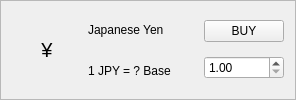
                 <widget class="QFrame" name="card_jpy">
                  <property name="minimumSize">
                   <size>
                    <width>0</width>
                    <height>100</height>
                   </size>
                  </property>
                  <property name="maximumSize">
                   <size>
                    <width>16777215</width>
                    <height>120</height>
                   </size>
                  </property>
                  <property name="frameShape">
                   <enum>QFrame::StyledPanel</enum>
                  </property>
                  <property name="frameShadow">
                   <enum>QFrame::Raised</enum>
                  </property>
                  <layout class="QHBoxLayout" name="horizontalLayout_16">
                   <item>
                    <widget class="QLabel" name="lbl_icon_jpy">
                     <property name="minimumSize">
                      <size>
                       <width>70</width>
                       <height>70</height>
                      </size>
                     </property>
                     <property name="font">
                      <font>
                       <pointsize>15</pointsize>
                      </font>
                     </property>
                     <property name="text">
                      <string>¥</string>
                     </property>
                     <property name="alignment">
                      <set>Qt::AlignCenter</set>
                     </property>
                    </widget>
                   </item>
                   <item>
                    <layout class="QVBoxLayout" name="verticalLayout_35">
                     <item>
                      <widget class="QLabel" name="lbl_name_jpy">
                       <property name="minimumSize">
                        <size>
                         <width>0</width>
                         <height>0</height>
                        </size>
                       </property>
                       <property name="text">
                        <string>Japanese Yen</string>
                       </property>
                      </widget>
                     </item>
                     <item>
                      <widget class="QLabel" name="lbl_rate_jpy">
                       <property name="minimumSize">
                        <size>
                         <width>0</width>
                         <height>0</height>
                        </size>
                       </property>
                       <property name="text">
                        <string>1 JPY = ? Base</string>
                       </property>
                      </widget>
                     </item>
                    </layout>
                   </item>
                   <item>
                    <spacer name="horizontalSpacer_16">
                     <property name="orientation">
                      <enum>Qt::Horizontal</enum>
                     </property>
                     <property name="sizeType">
                      <enum>QSizePolicy::Expanding</enum>
                     </property>
                     <property name="sizeHint" stdset="0">
                      <size>
                       <width>27</width>
                       <height>20</height>
                      </size>
                     </property>
                    </spacer>
                   </item>
                   <item>
                    <layout class="QVBoxLayout" name="verticalLayout_36">
                     <item>
                      <widget class="QPushButton" name="buy_jpy_button">
                       <property name="text">
                        <string>BUY</string>
                       </property>
                      </widget>
                     </item>
                     <item>
                      <widget class="QDoubleSpinBox" name="dsb_amount_jpy">
                       <property name="minimum">
                        <double>1.000000000000000</double>
                       </property>
                      </widget>
                     </item>
                    </layout>
                   </item>
                  </layout>
                 </widget>
